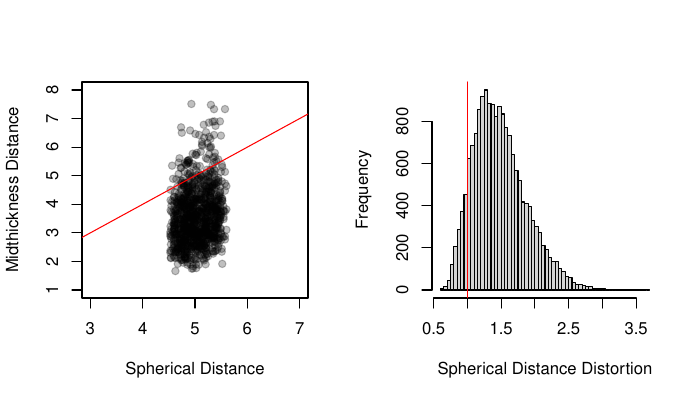

Generate this figure with R:
library(gifti)
library(ciftiTools)
ciftiTools.setOption('wb_path', '/Applications/workbench/')

setwd('~/Google Drive/My Drive/RESEARCH/BayesGLM_Validation/')

fname_sphere <- 'Q1-Q6_R440.L.sphere.32k_fs_LR.surf.gii'
fname_midthick <- 'Q1-Q6_R440.L.midthickness.32k_fs_LR.surf.gii'

resamplegii(fname_sphere, target_fname = 'sphere_6k.surf.gii', hemisphere = 'left', resamp_res = 6000)
resamplegii(fname_midthick, target_fname = 'midthick_6k.surf.gii', hemisphere = 'left', resamp_res = 6000)

surf_sphere <- read_gifti('sphere_6k.surf.gii')
surf_midthick <- read_gifti('midthick_6k.surf.gii')

V <- nrow(surf_sphere$data$pointset)
locs_sphere <- surf_sphere$data$pointset
dist_sphere <- dist(locs_sphere)
locs_midthick <- surf_midthick$data$pointset
dist_midthick <- dist(locs_midthick)

#establish direct neighbors
triangle <- (surf_sphere$data$triangle + 1)
neighbors <- matrix(0, V, V)
for(ii in 1:nrow(triangle)){
  tri_ii <- triangle[ii,]
  loc1 <- tri_ii[1]
  loc2 <- tri_ii[2]
  loc3 <- tri_ii[3]
  neighbors[loc1, loc2] <- neighbors[loc2, loc1] <- 1
  neighbors[loc1, loc3] <- neighbors[loc3, loc1] <- 1
  neighbors[loc3, loc2] <- neighbors[loc2, loc3] <- 1
}
neighbors[upper.tri(neighbors)] <- 0

dist_sphere_mat <- dist_midthick_mat <- matrix(0, V, V)
dist_sphere_mat[lower.tri(dist_sphere_mat)] <- dist_sphere
dist_midthick_mat[lower.tri(dist_midthick_mat)] <- dist_midthick

dist_sphere_neighbors <- dist_sphere_mat[neighbors==1]
dist_midthick_neighbors <- dist_midthick_mat[neighbors==1]

pdf('spherical_distances.pdf', width=7, height=4)
par(mfrow=c(1,2))
set.seed(5829743)
samp <- sort(sample(1:length(dist_sphere_neighbors), 1000, replace=FALSE))
plot(dist_sphere_neighbors[samp], dist_midthick_neighbors[samp], pch=19, col=rgb(0,0,0,0.25), xlim=c(3,7), ylim=c(1,8),
     xlab='Spherical Distance', ylab='Midthickness Distance')
abline(a=0, b=1, col='red')
hist(dist_sphere_neighbors/dist_midthick_neighbors, breaks=50, xlab='Spherical Distance Distortion', main='')
abline(v=1, col='red')
dev.off()
